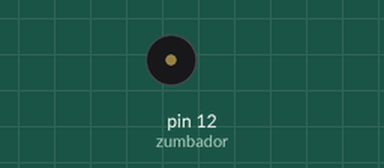
This sketch was run on a simulated Arduino Uno, built with avr-gcc and run on an emulated ATmega328P. Shown: buzzer (waves = sounding, pin HIGH).

Above: at 0.3 s.
Timing chart, 0 to 3.0 s (numbered marks = the images above):
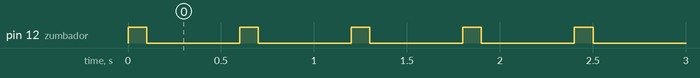

The sketch:

zumbador_activo.ino
```cpp
int zumbador = 12;  // El pin donde estará el zumbador activo

void setup(){
  pinMode(zumbador, OUTPUT);  // Inicializamos el pin del zumbador como salida
}

void loop(){
  digitalWrite(zumbador,HIGH);
  delay(100);  // sonamos durante 100ms
  digitalWrite(zumbador,LOW);
  delay(500);  // silenciamos durante 500ms
}
```

Measured:
- by itself, pin 12 (zumbador): alternates HIGH for 0.10 s and LOW for 0.50 s
